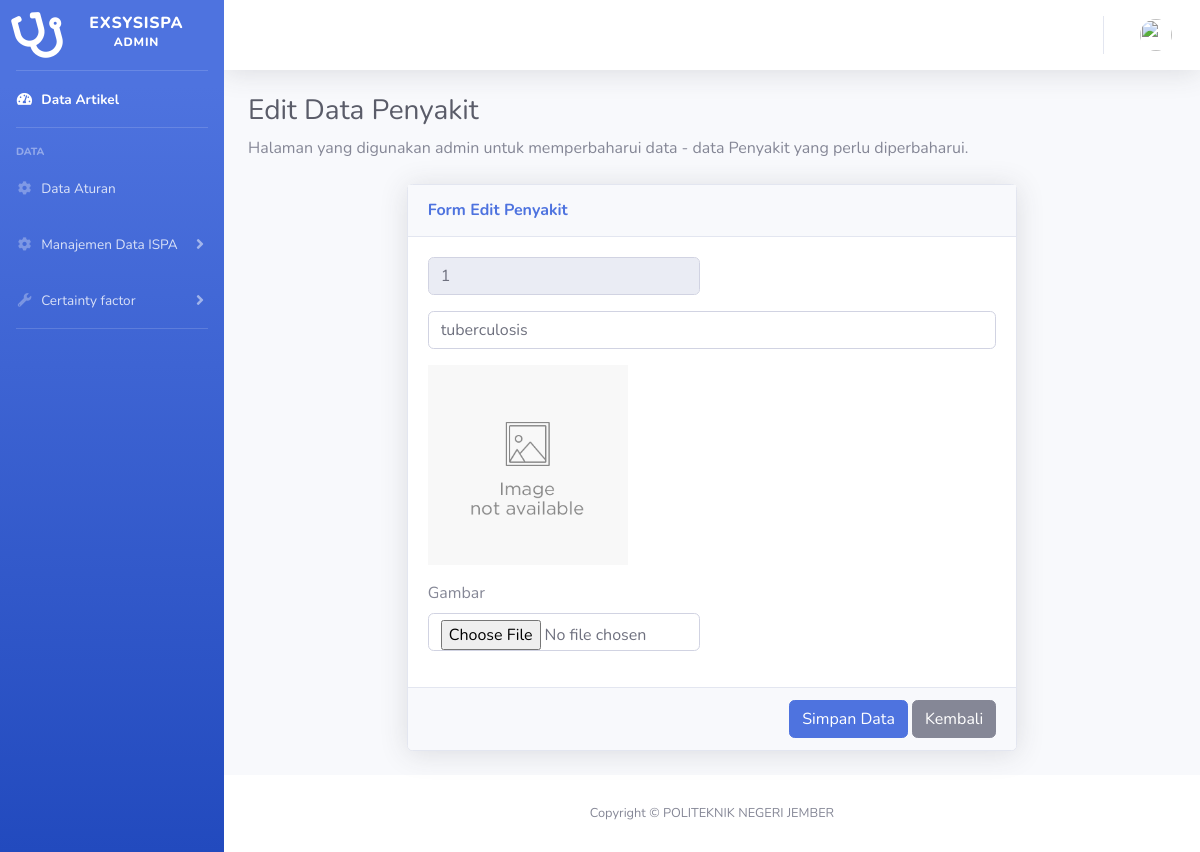
/edit-penyakit/1, run on the app's committed database.
### tables this page shows
CREATE TABLE `tb_penyakit` (
  `id_penyakit` int(11) NOT NULL,
  `kode_penyakit` varchar(128) NOT NULL,
  `nama_penyakit` varchar(55) NOT NULL,
  `penyakit_image` varchar(128) NOT NULL
);

### application/controllers/backend/Penyakit.php (called while the page is built, shortened)
<?php
class Penyakit extends CI_Controller {
 public function __construct()
    {
        $this->load->model('penyakit_model');
        $this->load->library('form_validation');
        $this->load->library('upload');
    }
     public function updatePenyakit($id_penyakit)
    {
        $where = array('id_penyakit' => $id_penyakit);
        $data['title'] = "Edit Detail Penyakit | Expert System ISPA";
        $data['judulHalaman'] = "Edit Data Penyakit";
        $data['detailHalaman'] = "Halaman yang digunakan admin untuk memperbaharui data - data Penyakit yang perlu diperbaharui.";
        $data['cardHeader'] = 'Form Edit Penyakit';
        $data['user'] = $this->db->get_where('tb_user', ['user_email' => $this->session->userdata('email')])->row_array();
        $data['penyakitdata'] = $this->penyakit_model->getById($where);
        $data['count'] = $this->penyakit_model->count();
        $this->form_validation->set_rules('nama', 'Nama Penyakit', 'required|trim', [
            'required' => 'Nama Penyakit Penyakit tidak boleh kosong!'
        ]);
        if ($this->form_validation->run() == FALSE) {
            $this->load->view('backend/_partials/header', $data);
            $this->load->view('backend/_partials/sidebar', $data);
            $this->load->view('backend/_partials/topbar', $data);
            $this->load->view('backend/data/penyakit/edit-penyakit', $data);
            $this->load->view('backend/_partials/footer');
        }
    }
}

### index.php (called while the page is built, shortened)
<?php
require_once BASEPATH.'core/CodeIgniter.php';

### application/models/Penyakit_model.php (called while the page is built, shortened)
<?php
class Penyakit_model extends CI_Model
{
    private $_table = 'tb_penyakit';
      public function getById($id)
    {
        return $this->db->get_where($this->_table, $id)->row_array();
    }
}

### application/views/backend/data/penyakit/edit-penyakit.php (the view, shortened to what this page needs)
<div class="container-fluid">
    <h1 class="h3 mb-2 text-gray-800"><?= $judulHalaman ?></h1>
    <p class="mb-4"><?= $detailHalaman ?></p>
    <div class="row justify-content-center">
        <div class="col-md-8">
            <div class="card shadow mb-4">
                <form action="<?= base_url('edit-penyakit/' . $penyakitdata['id_penyakit']) ?>" method="post" enctype="multipart/form-data">
                    <div class="card-header py-3">
                        <h6 class="m-0 font-weight-bold text-primary"><?= $cardHeader ?></h6>
                    </div>
                    <div class="card-body">
                        <div class="form-group row">
                            <div class="col-sm-6 mb-3 mb-sm-0">
                                <input type="text" class="form-control form-control-user" name="kd" id="kd" readonly value="<?= $penyakitdata['id_penyakit'] ?>">
                            </div>
                        </div>
                        <div class="form-group row">
                            <div class="col mb-3 mb-sm-0">
                                <input type="text" class="form-control form-control-user" name="nama" id="nama" value="<?= $penyakitdata['nama_penyakit'] ?>"><?= form_error('nama', '<small class="text-danger pl-3">', '</small>') ?>
                            </div>
                        </div>
                        <div class="form-group row">
                            <div class="col-sm-6">
                                <img src="<?= base_url('assets/admin/img/img-penyakit/' . $penyakitdata['penyakit_image']) ?>" width="200" id="image-prev" class="img-thumbnails" alt="">
                                <label for="image">Gambar</label>
                                <input type="file" accept="image/*" class="form-control form-control-user" name="image" id="image" onchange="previewFile(this);">
                            </div>
                        </div>
                    </div>
                    <div class="card-footer">
                        <div class="text-right">
                            <button class="btn btn-primary" type="submit">Simpan Data</button>
                            <a href="javascript:window.history.go(-1);" class="btn btn-secondary btn-user">Kembali</a>
                        </div>
                    </div>
                </form>
            </div>
        </div>
    </div>
</div>
</div>

### data on the page
tb_penyakit: kd "1", nama "tuberculosis", penyakit_image (picture)

### other printed values
$judulHalaman "Edit Data Penyakit"
$detailHalaman "Halaman yang digunakan admin untuk memperbaharui data - data Penyakit yang perlu diperbaharui."
$cardHeader "Form Edit Penyakit"
